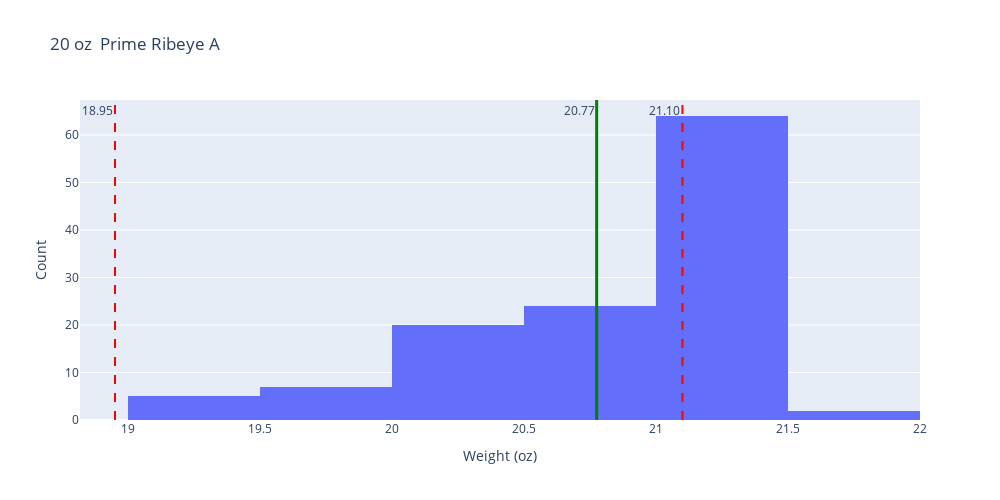

Write notebook code for a chart like this one.
### Code cell
#WEIGHT
#TEST product: "8 oz T Tenderloin A"
#SPECIFY product_name = "8 oz T Tenderloin A"
product_name = "20 oz  Prime Ribeye A"

# Specify the file path
file_path = '../data/cleaned/generic_butcher_cleaned.csv'

# Read the CSV file into a DataFrame
df = pd.read_csv(file_path)

file_path2 = '../data/cleaned/generic_butcher_spec_cleaned.csv'

# Read the CSV file into a DataFrame
df2 = pd.read_csv(file_path2)

# Copy data to preserve original dataset
product_data = df.loc[df["product_name"] == product_name]
product = product_data.copy()

# Adjust decimal point that were obvious errors
product['measured_weight'] = product['measured_weight'].apply(lambda x: x * 0.01 if x > 50 else x)

# Determine bin min and max in a readable format
min_wt = np.min(product['measured_weight'])
max_wt = np.max(product['measured_weight'])
binmin_wt = np.floor(min_wt)
binmax_wt = np.ceil(max_wt)

# Determine spec goal posts
weight_min_spec = df2.loc[df2['product_name'] == product_name, 'weight_min'].iloc[0]
weight_max_spec = df2.loc[df2['product_name'] == product_name, 'weight_max'].iloc[0]
weight_avg = np.mean(product['measured_weight'])

# Created bins based on the quarter ounce
num_bins_wt = int((binmax_wt - binmin_wt) * 1/.25)

# Pulls measured weight data for the x value of the histogram
product_weights = product['measured_weight']

# Create the histogram using Plotly Express
fig = px.histogram(product, x='measured_weight', nbins=num_bins_wt, title=product_name)

# Add vertical lines for average, min spec, and max spec using add_vline
fig.add_vline(x=weight_avg, line=dict(color="green", width=3), annotation_text=f"{weight_avg:.2f}", annotation_position="top left")
fig.add_vline(x=weight_min_spec, line=dict(color="red", width=2, dash='dash'), annotation_text= f"{weight_min_spec:.2f}", annotation_position="top left")
fig.add_vline(x=weight_max_spec, line=dict(color="red", width=2, dash='dash'), annotation_text=f"{weight_max_spec:.2f}", annotation_position="top left")

# Update xaxis and yaxis labels
fig.update_layout(
    width=1000,
    height=500,
    xaxis_title='Weight (oz)',
    yaxis_title='Count',
    showlegend=False
)

# Show the plot
fig.show()

### Figure 1 — Plotly figure (JSON) as saved in the notebook; plotly's stock layout.template omitted (floating-point values rounded to 4 significant figures)
{"data": [{"alignmentgroup": "True", "bingroup": "x", "hovertemplate": "measured_weight=%{x}<br>count=%{y}<extra></extra>", "legendgroup": "", "marker": {"color": "#636efa", "pattern": {"shape": ""}}, "name": "", "nbinsx": 12, "offsetgroup": "", "orientation": "v", "showlegend": false, "type": "histogram", "x": [19.36, 20, 21.12, 21.18, 21.2, 21.12, 20.64, 21.36, 20.3, 20, 19.63, 20.84, 21.46, 21.2, 21, 20.9, 20.92, 20.56, 20.12, 19.94, 20.9, 20.08, 21, 20.7, 21.8, 20, 21.09, 21, 21.05, 21.07, 20.6, 21.08, 21.16, 21.3, 20.9, 20.32, 21.25, 19.6, 21.16, 21.08, 21.2, 21.05, 21.42, 20, 20.94, 21, 20.42, 21.09, 21.08, 21.04, 21.38, 19.64, 21.28, 21.02, 20.94, 21.28, 20.64, 21.3, 21.3, 20.82, 21, 21.1, 21.06, 20.12, 21.06, 20.7, 21.04, 20.2, 21.3, 20.08, 19.74, 20.7, 20.6, 21.09, 21.22, 20.9, 21.34, 21.44, 20.18, 19.3, 20.48, 20.6, 21, 20.98, 21.09, 20, 20.8, 20.2, 21.8, 19.26, 19.5, 21.08, 21.02, 21.06, 19.96, 20.26, 21.42, 21.32, 20.96, 21.08, 21.4, 21.3, 21.06, 21.24, 21.09, 20.94, 20.06, 20.84, 21.06, 20.8, 19.08, 21.3, 20.09, 21.1, 19.24, 21.07, 21.09, 21.25, 21, 21.08, 21.42, 20.16], "xaxis": "x", "yaxis": "y"}], "layout": {"annotations": [{"showarrow": false, "text": "20.77", "x": 20.77, "xanchor": "right", "xref": "x", "y": 1, "yanchor": "top", "yref": "y domain"}, {"showarrow": false, "text": "18.95", "x": 18.95, "xanchor": "right", "xref": "x", "y": 1, "yanchor": "top", "yref": "y domain"}, {"showarrow": false, "text": "21.10", "x": 21.1, "xanchor": "right", "xref": "x", "y": 1, "yanchor": "top", "yref": "y domain"}], "barmode": "relative", "height": 500, "legend": {"tracegroupgap": 0}, "shapes": [{"line": {"color": "green", "width": 3}, "type": "line", "x0": 20.77, "x1": 20.77, "xref": "x", "y0": 0, "y1": 1, "yref": "y domain"}, {"line": {"color": "red", "dash": "dash", "width": 2}, "type": "line", "x0": 18.95, "x1": 18.95, "xref": "x", "y0": 0, "y1": 1, "yref": "y domain"}, {"line": {"color": "red", "dash": "dash", "width": 2}, "type": "line", "x0": 21.1, "x1": 21.1, "xref": "x", "y0": 0, "y1": 1, "yref": "y domain"}], "showlegend": false, "title": {"text": "20 oz  Prime Ribeye A"}, "width": 1000, "xaxis": {"anchor": "y", "autorange": true, "domain": [0, 1], "range": [18.8, 22], "title": {"text": "Weight (oz)"}, "type": "linear"}, "yaxis": {"anchor": "x", "autorange": true, "domain": [0, 1], "range": [0, 67.37], "title": {"text": "Count"}}}}
